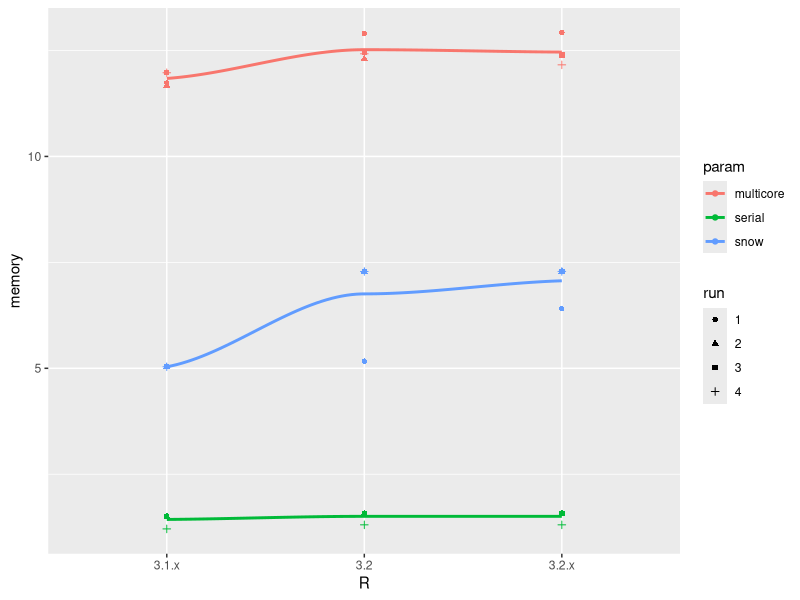
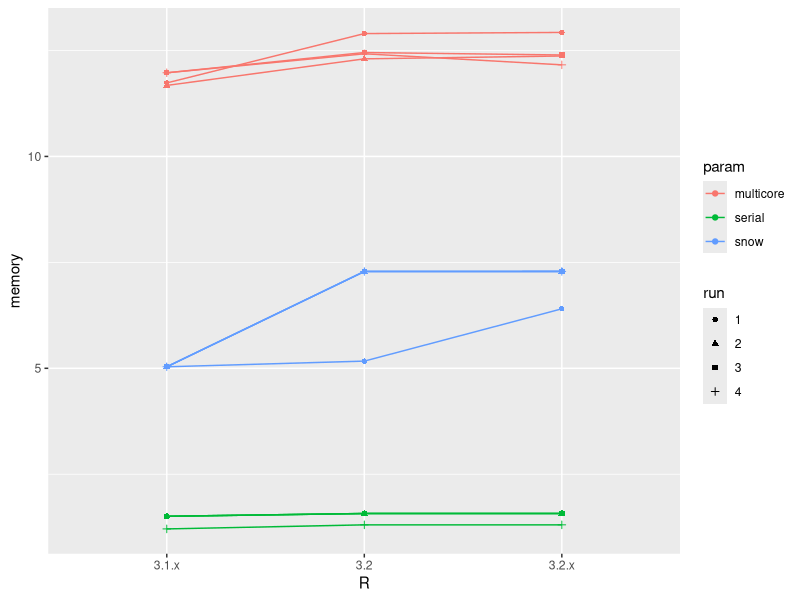
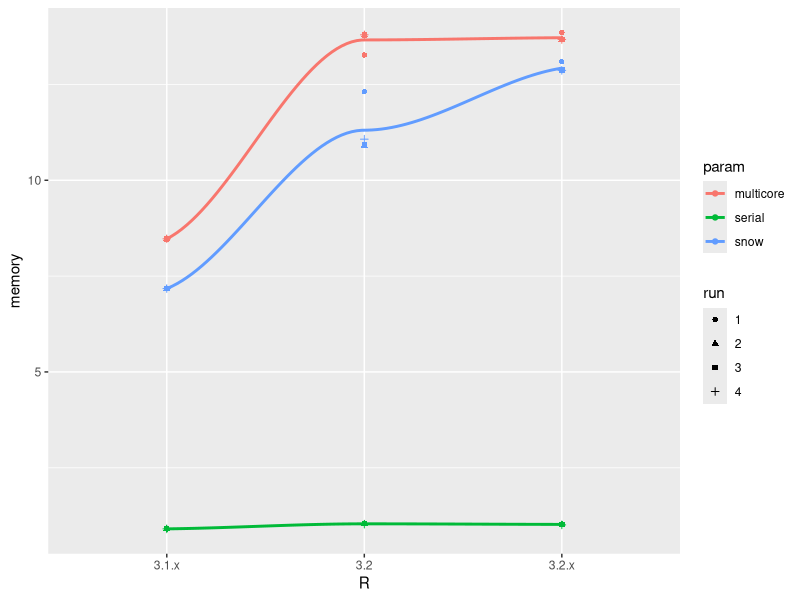
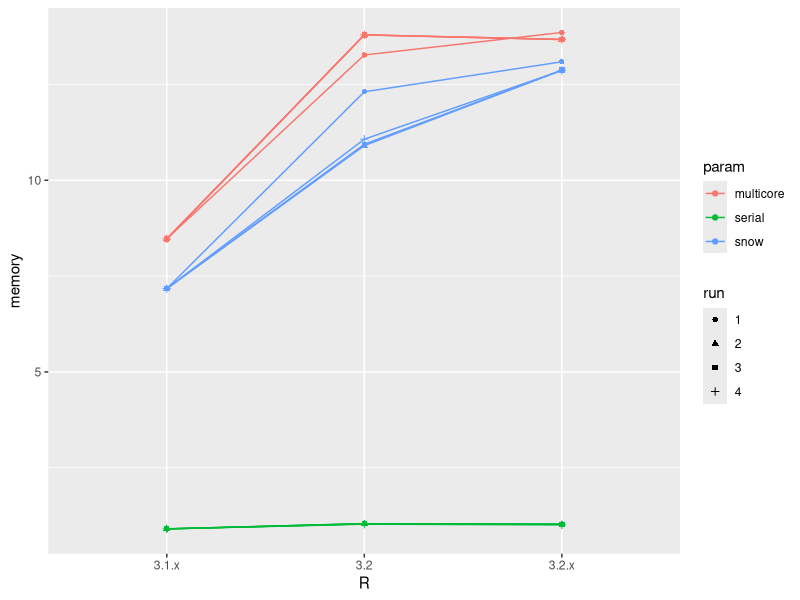
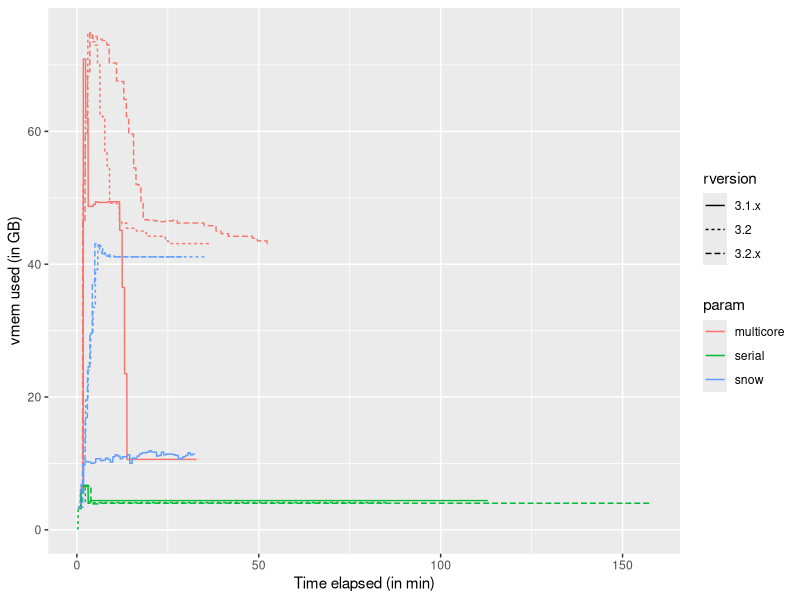
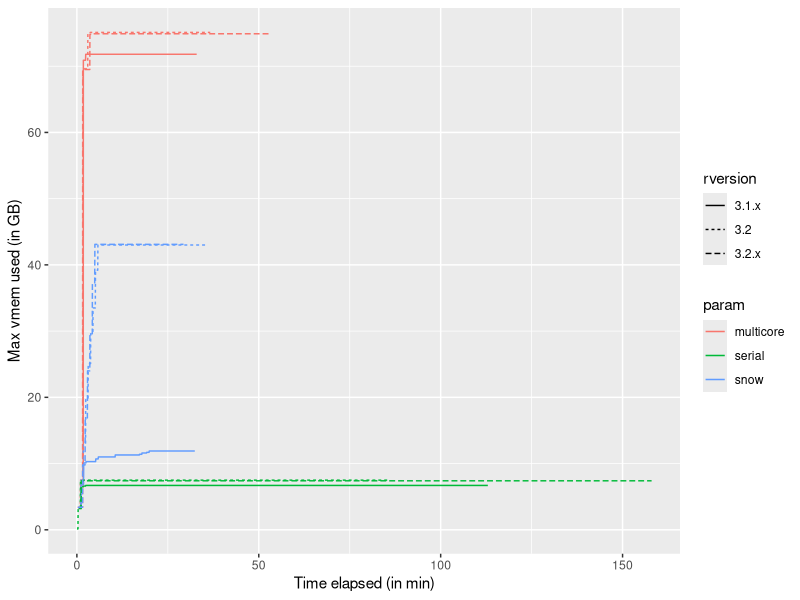
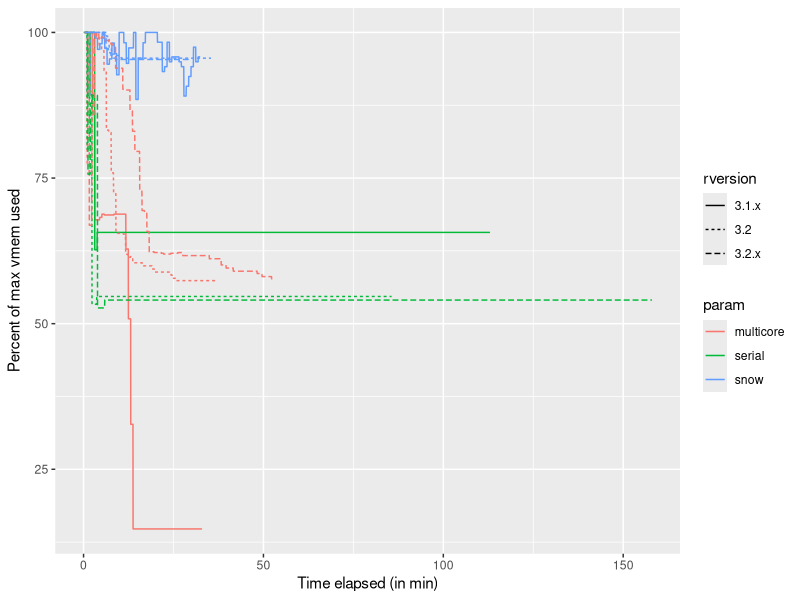
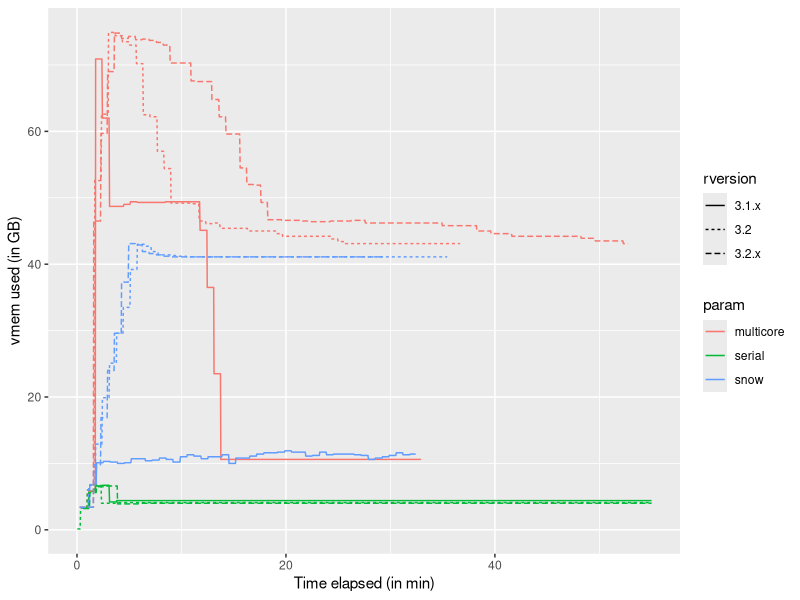

Reproduce these figures in R, in order.
## ---- chunk 1
df <- data.frame(
    memory = c(
        6.404, 5.170, 5.036,
        12.926, 12.899, 11.735,
        1.573, 1.573, 1.508,
        7.286, 7.285, 5.036,
        12.370, 12.303, 11.676,
        1.574, 1.574, 1.508,
        7.286, 7.285, 5.036,
        12.394, 12.452, 11.974,
        1.574, 1.574, 1.508,
        7.286, 7.285, 5.036,
        12.161, 12.422, 11.974,
        1.306, 1.306, 1.210
    ),
    R = factor(rep(c('3.2.x', '3.2', '3.1.x'), 3),
        levels = c('3.1.x', '3.2', '3.2.x')),
    param = rep(c('snow', 'multicore', 'serial'), each = 3),
    run = factor(rep(1:4, each = 9))
)
knitr::kable(df, format = 'html')
## ---- chunk 2
library('ggplot2')
ggplot(df, aes(y = memory, x = R, colour = param, shape = run, group = param)) + geom_point() + geom_smooth(method = loess, se = FALSE)

## One line per run
ggplot(df, aes(y = memory, x = R, colour = param, shape = run, group = paste0(df$param, df$run))) + geom_point() + geom_line()
## ---- chunk 3
df2 <- data.frame(
    memory = c(
        13.091, 12.308, 7.175,
        13.856, 13.268, 8.475,
        1.027, 1.040, 927.723 / 1024,
        12.871, 10.904, 7.174,
        13.671, 13.789, 8.475,
        1.029, 1.042, 927.723 / 1024,
        12.871, 10.940, 7.174,
        13.675, 13.793, 8.465,
        1.028, 1.042, 931.301 / 1024,
        12.866, 11.072, 7.175,
        13.671, 13.793, 8.473,
        1.011, 1.030, 929.055 / 1024
    ),
    R = factor(rep(c('3.2.x', '3.2', '3.1.x'), 3),
        levels = c('3.1.x', '3.2', '3.2.x')),
    param = rep(c('snow', 'multicore', 'serial'), each = 3),
    run = factor(rep(1:4, each = 9))
)
knitr::kable(df2, format = 'html', digits = 3)
## ---- chunk 4
ggplot(df2, aes(y = memory, x = R, colour = param, shape = run, group = param)) + geom_point() + geom_smooth(method = loess, se = FALSE)

## One line per run
ggplot(df2, aes(y = memory, x = R, colour = param, shape = run, group = paste0(df2$param, df2$run))) + geom_point() + geom_line()
## ---- chunk 5
## Process memory log info
#raw <- readLines('logs/testLog.txt')
raw <- readLines('logs/logMemory.txt')

clean_mem <- function(m) {
    if(m == "N/A") res <- NA
    if(grepl('M', m)) res <- as.numeric(gsub('M', '', m)) / 1024
    if(grepl('G', m)) res <- as.numeric(gsub('G', '', m))
    return(res)
}

clean_time <- function(time) {
    clean <- strsplit(time, ':')[[1]]
    sum(as.integer(rev(clean)) * 60^(seq_len(length(clean)) - 1))
}

loginfo <- lapply(strsplit(raw[!grepl('logMemory', raw)], '\t'), function(x) { 
    clean <- unlist(strsplit(x, ','))
    clean <- gsub(' ', '', clean)
    info <- sapply(strsplit(clean, '='), function(z) { z[length(z)]})
    der <- grepl('der-', info[7])
    if(der) info[7] <- gsub('der-', '', info[7])
    res <- data.frame(
        jobid = info[1],
        node = info[3],
        vmem = clean_mem(info[4]),
        maxvmem = clean_mem(info[5]),
        elapsed = clean_time(info[6]),
        param = strsplit(info[7], '-')[[1]][1],
        rversion = strsplit(info[7], '-')[[1]][2],
        example = ifelse(der, 'derfinder', 'generic')
    )
})
loginfo <- do.call(rbind, loginfo)
loginfo$percentMem <- loginfo$vmem / loginfo$maxvmem * 100
## ---- chunk 6
## Plots from memory logs for generic example
ggplot(subset(loginfo, example == 'generic'), aes(y = vmem, x = elapsed / 60, colour = param, shape = rversion)) + geom_line(aes(linetype=rversion)) + xlab('Time elapsed (in min)') + ylab('vmem used (in GB)')
ggplot(subset(loginfo, example == 'generic'), aes(y = maxvmem, x = elapsed / 60, colour = param, shape = rversion)) + geom_line(aes(linetype=rversion)) + xlab('Time elapsed (in min)') + ylab('Max vmem used (in GB)')
ggplot(subset(loginfo, example == 'generic'), aes(y = percentMem, x = elapsed / 60, colour = param, shape = rversion)) + geom_line(aes(linetype=rversion)) + xlab('Time elapsed (in min)') + ylab('Percent of max vmem used')
## ---- chunk 7
## Plots from memory logs for generic example, truncated at minute 55
ggplot(subset(loginfo, example == 'generic'), aes(y = vmem, x = elapsed / 60, colour = param, shape = rversion)) + geom_line(aes(linetype=rversion)) + xlab('Time elapsed (in min)') + ylab('vmem used (in GB)') + xlim(c(0, 55))
ggplot(subset(loginfo, example == 'generic'), aes(y = maxvmem, x = elapsed / 60, colour = param, shape = rversion)) + geom_line(aes(linetype=rversion)) + xlab('Time elapsed (in min)') + ylab('Max vmem used (in GB)') + xlim(c(0, 55))
ggplot(subset(loginfo, example == 'generic'), aes(y = percentMem, x = elapsed / 60, colour = param, shape = rversion)) + geom_line(aes(linetype=rversion)) + xlab('Time elapsed (in min)') + ylab('Percent of max vmem used') + xlim(c(0, 55))
## ---- chunk 8
## Plots from memory logs for derfinder example
ggplot(subset(loginfo, example == 'derfinder'), aes(y = vmem, x = elapsed / 60, colour = param, shape = rversion)) + geom_line(aes(linetype=rversion)) + xlab('Time elapsed (in min)') + ylab('vmem used (in GB)')
ggplot(subset(loginfo, example == 'derfinder'), aes(y = maxvmem, x = elapsed / 60, colour = param, shape = rversion)) + geom_line(aes(linetype=rversion)) + xlab('Time elapsed (in min)') + ylab('Max vmem used (in GB)')
ggplot(subset(loginfo, example == 'derfinder'), aes(y = percentMem, x = elapsed / 60, colour = param, shape = rversion)) + geom_line(aes(linetype=rversion)) + xlab('Time elapsed (in min)') + ylab('Percent of max vmem used')
